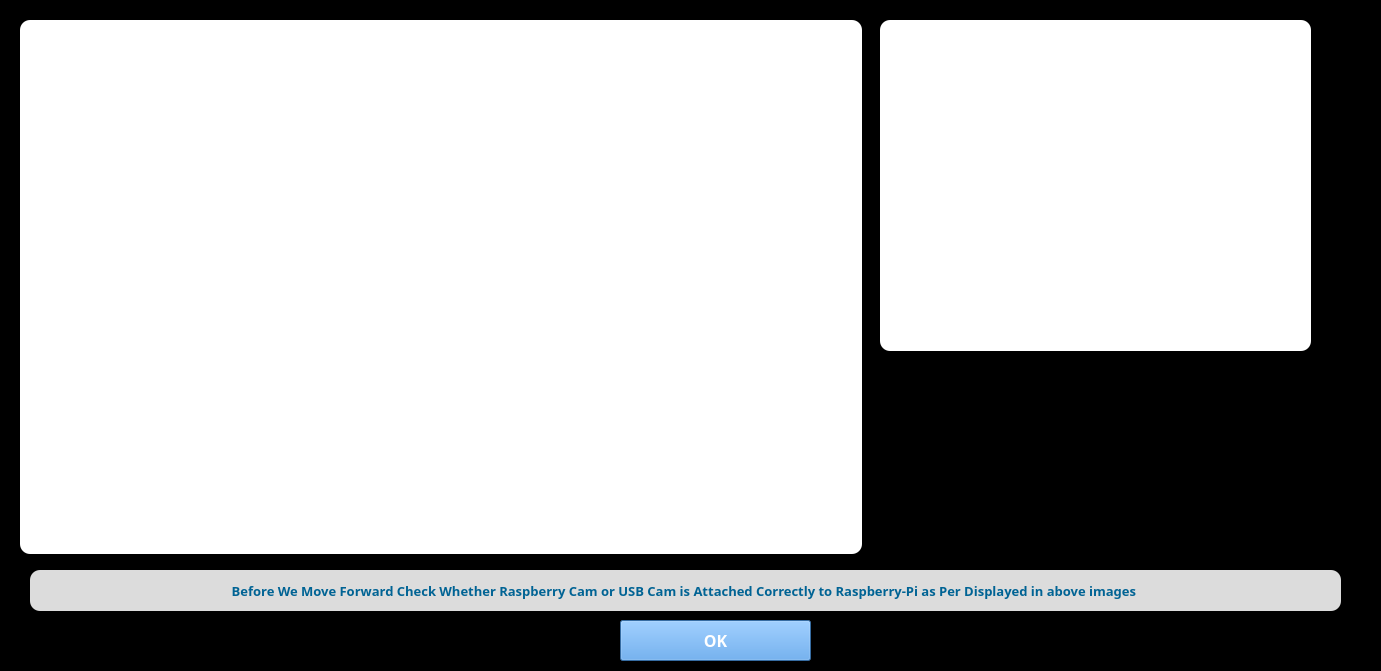
<?xml version="1.0" encoding="UTF-8"?>
<ui version="4.0">
 <class>Form</class>
 <widget class="QWidget" name="Form">
  <property name="geometry">
   <rect>
    <x>0</x>
    <y>0</y>
    <width>1381</width>
    <height>671</height>
   </rect>
  </property>
  <property name="windowTitle">
   <string>Form</string>
  </property>
  <property name="styleSheet">
   <string notr="true">background-color: rgb(0, 0, 0);</string>
  </property>
  <widget class="QLabel" name="label">
   <property name="geometry">
    <rect>
     <x>20</x>
     <y>20</y>
     <width>842</width>
     <height>534</height>
    </rect>
   </property>
   <property name="styleSheet">
    <string notr="true">background-color: rgb(255, 255, 255);
Border-radius:10</string>
   </property>
   <property name="text">
    <string/>
   </property>
   <property name="scaledContents">
    <bool>true</bool>
   </property>
  </widget>
  <widget class="QLabel" name="label_2">
   <property name="geometry">
    <rect>
     <x>880</x>
     <y>20</y>
     <width>431</width>
     <height>331</height>
    </rect>
   </property>
   <property name="styleSheet">
    <string notr="true">background-color: rgb(255, 255, 255);
border-radius:10</string>
   </property>
   <property name="text">
    <string/>
   </property>
   <property name="pixmap">
    <pixmap>usbcam.jpg</pixmap>
   </property>
   <property name="scaledContents">
    <bool>true</bool>
   </property>
  </widget>
  <widget class="QLabel" name="label_3">
   <property name="geometry">
    <rect>
     <x>30</x>
     <y>570</y>
     <width>1311</width>
     <height>41</height>
    </rect>
   </property>
   <property name="font">
    <font>
     <family>Office</family>
     <pointsize>10</pointsize>
     <weight>75</weight>
     <bold>true</bold>
    </font>
   </property>
   <property name="styleSheet">
    <string notr="true">background-color: rgb(220, 220, 220);
Border-radius:10;
color: rgb(0, 99, 148);</string>
   </property>
   <property name="text">
    <string>Before We Move Forward Check Whether Raspberry Cam or USB Cam is Attached Correctly to Raspberry-Pi as Per Displayed in above images </string>
   </property>
   <property name="alignment">
    <set>Qt::AlignCenter</set>
   </property>
  </widget>
  <widget class="QPushButton" name="pushButton">
   <property name="geometry">
    <rect>
     <x>620</x>
     <y>620</y>
     <width>191</width>
     <height>41</height>
    </rect>
   </property>
   <property name="font">
    <font>
     <family>Office</family>
     <pointsize>12</pointsize>
     <weight>75</weight>
     <bold>true</bold>
    </font>
   </property>
   <property name="styleSheet">
    <string notr="true">background-color: rgb(75, 151, 227);
color: rgb(255, 255, 255);</string>
   </property>
   <property name="text">
    <string>OK</string>
   </property>
  </widget>
 </widget>
 <resources/>
 <connections/>
</ui>
